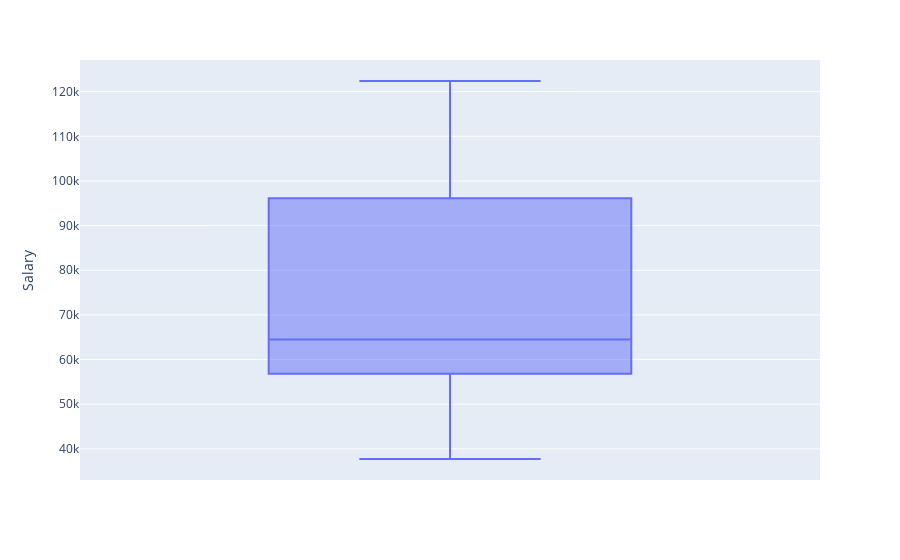

Write notebook code for a chart like this one.
### Code cell
px.box(salary, y="Salary")

### Figure 1 — Plotly figure (JSON) as saved in the notebook; plotly's stock layout.template omitted (floating-point values rounded to 4 significant figures)
{"data": [{"alignmentgroup": "True", "hovertemplate": "Salary=%{y}<extra></extra>", "legendgroup": "", "marker": {"color": "#636efa"}, "name": "", "notched": false, "offsetgroup": "", "orientation": "v", "showlegend": false, "type": "box", "x0": " ", "xaxis": "x", "y": [39343, 42774, 46205, 37731, 43525, 39891, 48266, 56642, 60150, 54445, 64445, 60000, 57189, 60200, 63218, 55794, 56957, 57081, 59095, 61111, 64500, 67938, 66029, 83088, 82200, 81363, 93940, 91000, 90000, 91738, 98273, 101302, 113812, 111620, 109431, 105582, 116969, 112635, 122391, 121872], "y0": " ", "yaxis": "y"}], "layout": {"boxmode": "group", "legend": {"tracegroupgap": 0}, "margin": {"t": 60}, "xaxis": {"anchor": "y", "domain": [0, 1]}, "yaxis": {"anchor": "x", "domain": [0, 1], "title": {"text": "Salary"}}}}
